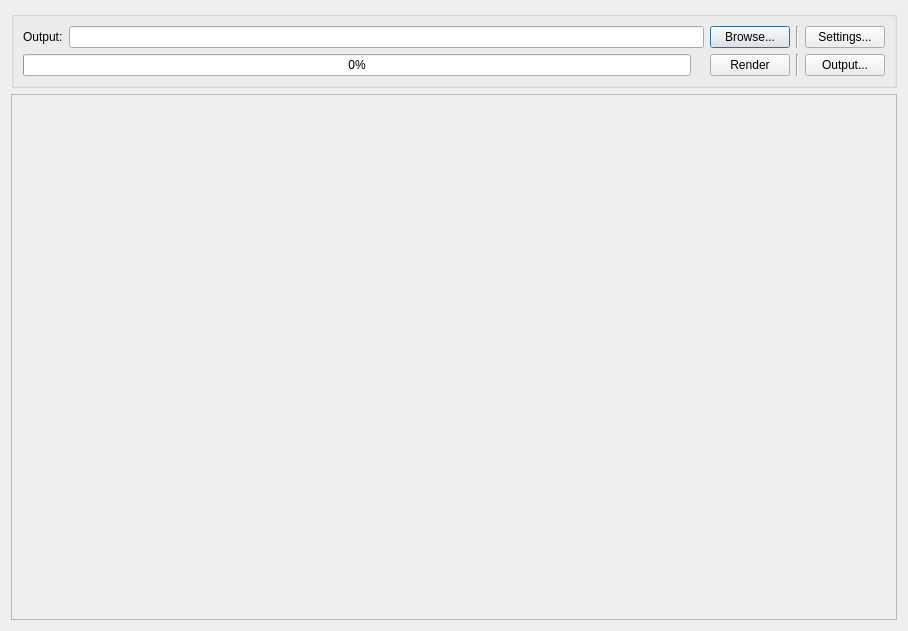
<?xml version="1.0" encoding="UTF-8"?>
<ui version="4.0">
 <class>RenderDialog</class>
 <widget class="QDialog" name="RenderDialog">
  <property name="geometry">
   <rect>
    <x>0</x>
    <y>0</y>
    <width>908</width>
    <height>631</height>
   </rect>
  </property>
  <property name="windowTitle">
   <string>POV-Ray Render</string>
  </property>
  <property name="sizeGripEnabled">
   <bool>false</bool>
  </property>
  <layout class="QVBoxLayout" name="verticalLayout">
   <item>
    <layout class="QVBoxLayout" name="verticalLayout_2">
     <item>
      <widget class="QGroupBox" name="SettingsGrpBox">
       <property name="title">
        <string/>
       </property>
       <layout class="QVBoxLayout" name="verticalLayout_3">
        <item>
         <layout class="QHBoxLayout" name="outputLayout">
          <item>
           <widget class="QLabel" name="outputLabel">
            <property name="text">
             <string>Output:</string>
            </property>
           </widget>
          </item>
          <item>
           <widget class="QLineEdit" name="OutputEdit"/>
          </item>
          <item>
           <widget class="QPushButton" name="OutputBrowseButton">
            <property name="toolTip">
             <string>Browse and select output file</string>
            </property>
            <property name="text">
             <string>Browse...</string>
            </property>
           </widget>
          </item>
          <item>
           <widget class="Line" name="OutputLine">
            <property name="orientation">
             <enum>Qt::Vertical</enum>
            </property>
           </widget>
          </item>
          <item>
           <widget class="QPushButton" name="RenderSettingsButton">
            <property name="text">
             <string>Settings...</string>
            </property>
           </widget>
          </item>
         </layout>
        </item>
        <item>
         <layout class="QHBoxLayout" name="renderLayout">
          <item>
           <widget class="QProgressBar" name="RenderProgress">
            <property name="maximum">
             <number>1</number>
            </property>
            <property name="value">
             <number>0</number>
            </property>
           </widget>
          </item>
          <item>
           <widget class="QLabel" name="TimeLabel">
            <property name="sizePolicy">
             <sizepolicy hsizetype="Fixed" vsizetype="Preferred">
              <horstretch>0</horstretch>
              <verstretch>0</verstretch>
             </sizepolicy>
            </property>
            <property name="text">
             <string/>
            </property>
           </widget>
          </item>
          <item>
           <widget class="QPushButton" name="RenderButton">
            <property name="text">
             <string>Render</string>
            </property>
           </widget>
          </item>
          <item>
           <widget class="Line" name="ProgressLine">
            <property name="orientation">
             <enum>Qt::Vertical</enum>
            </property>
           </widget>
          </item>
          <item>
           <widget class="QPushButton" name="StandardOutButton">
            <property name="toolTip">
             <string>View render process standard output</string>
            </property>
            <property name="text">
             <string>Output...</string>
            </property>
           </widget>
          </item>
         </layout>
        </item>
       </layout>
      </widget>
     </item>
    </layout>
   </item>
   <item>
    <widget class="QLabel" name="preview">
     <property name="sizePolicy">
      <sizepolicy hsizetype="Expanding" vsizetype="Expanding">
       <horstretch>0</horstretch>
       <verstretch>0</verstretch>
      </sizepolicy>
     </property>
     <property name="frameShape">
      <enum>QFrame::StyledPanel</enum>
     </property>
     <property name="text">
      <string/>
     </property>
    </widget>
   </item>
  </layout>
 </widget>
 <tabstops>
  <tabstop>OutputEdit</tabstop>
  <tabstop>OutputBrowseButton</tabstop>
  <tabstop>RenderSettingsButton</tabstop>
 </tabstops>
 <resources/>
 <connections/>
</ui>
